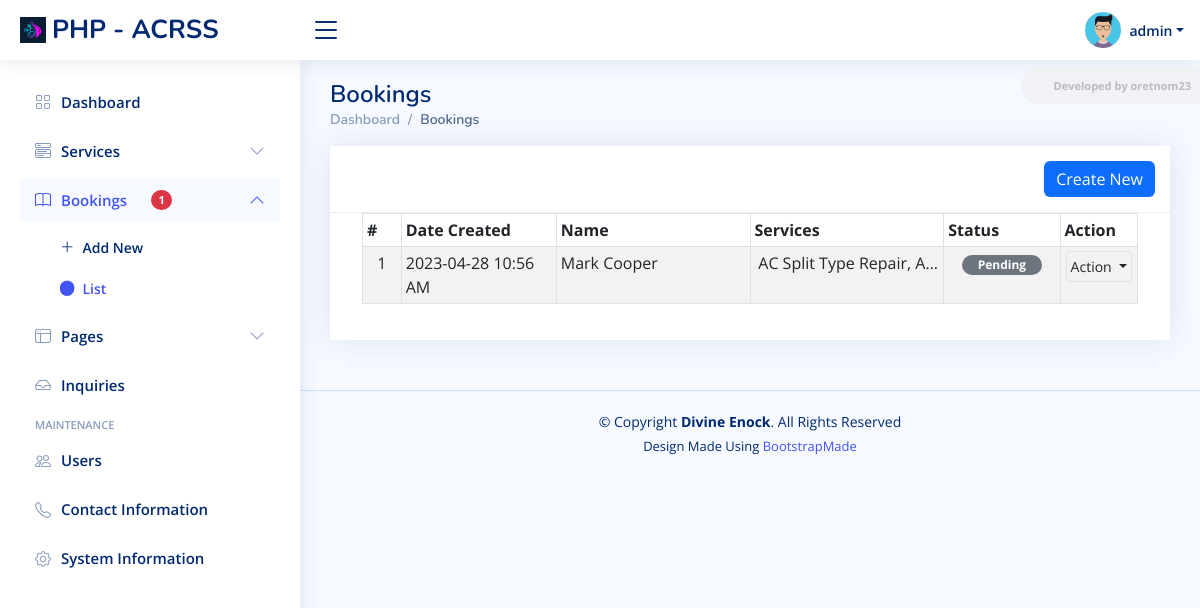
The app's page /admin/?page=bookings (signed in) with its own data.
### tables this page shows
CREATE TABLE `book_list` (
  `id` bigint(30) NOT NULL,
  `code` varchar(50) NOT NULL,
  `fullname` text NOT NULL,
  `contact` text NOT NULL,
  `email` text DEFAULT NULL,
  `address` text DEFAULT NULL,
  `status` tinyint(1) NOT NULL DEFAULT 0,
  `created_at` datetime NOT NULL DEFAULT current_timestamp(),
  `updated_at` datetime NOT NULL DEFAULT '0000-00-00 00:00:00' ON UPDATE current_timestamp()
);

### admin/bookings/index.php (the view, shortened to what this page needs)
<div class="card card-outline rounded-0 card-navy">
	<div class="card-header ">
		<div class="card-tools d-flex justify-content-end">
			<a href="<?= base_url ?>admin?page=bookings/manage_booking" id="create_new" class="btn btn-flat btn-primary bg-gradient-teal border-0 rounded00"><span class="fas fa-plus"></span>  Create New</a>
		</div>
	</div>
	<div class="card-body">
        <div class="container-fluid">
			<div class="table-responsive">
				<table class="table table-sm table-hover table-striped table-bordered" id="list">
					<colgroup>
						<col width="5%">
						<col width="20%">
						<col width="25%">
						<col width="25%">
						<col width="15">
						<col width="10%">
					</colgroup>
					<thead>
						<tr>
							<th>#</th>
							<th>Date Created</th>
							<th>Name</th>
							<th>Services</th>
							<th>Status</th>
							<th>Action</th>
						</tr>
					</thead>
					<tbody>
						<?php
						$i = 1;
						$qry = $conn->query("SELECT * from `book_list` order by abs(unix_timestamp(`created_at`)) desc ");
						while($row = $qry->fetch_assoc()):
							$services_qry = $conn->query("SELECT `name` from `service_list` where id in (SELECT `service_id` FROM `book_services` where `book_id` = '{$row['id']}')");
							$services_arr = array_column($services_qry->fetch_all(MYSQLI_ASSOC), 'name');
						?>
							<tr>
								<td class="align-items-center text-center"><?php echo $i++; ?></td>
								<td class="align-items-center"><?php echo date("Y-m-d g:i A",strtotime($row['created_at'])) ?></td>
								<td class="align-items-center"><?= $row['fullname'] ?></td>
								<td class="align-items-center text-end"><p class="text-center truncate-1" style="max-width:250px"><?= implode(", ", $services_arr) ?></p></td>
								<td class="align-items-center justify-content-center text-center">
									<?php if($row['status'] == 1): ?>
										<span class="badge bg-primary px-3 rounded-pill">Confirmed</span>
									<?php elseif($row['status'] == 2): ?>
										<span class="badge bg-danger px-3 rounded-pill">Cancelled</span>
									<?php else: ?>
										<span class="badge bg-secondary px-3 rounded-pill">Pending</span>
									<?php endif; ?>
								</td>
								<td class="align-items-center" align="center">
									<div class="dropdown">
										<button type="button" class="btn btn-flat p-1 btn-default btn-sm border dropdown-toggle dropdown-icon" data-bs-toggle="dropdown">
												Action
										</button>
									</div>
								</td>
							</tr>
						<?php endwhile; ?>
					</tbody>
				</table>
			</div>
		</div>
	</div>
</div>

### assets/css/style.css (style rules this page uses)
:root { scroll-behavior: smooth; }
body { font-family: "Open Sans", sans-serif; background: #f6f9ff; color: #444444; }
a { color: #4154f1; text-decoration: none; }
.card { margin-bottom: 30px; border: none; border-radius: 5px; box-shadow: 0px 0 30px rgba(1, 41, 112, 0.1); }
.card-header, .card-footer { border-color: #ebeef4; background-color: #fff; color: #798eb3; padding: 15px; }
.card-body { padding: 0 20px 20px 20px; }

### assets/css/custom.css (style rules this page uses)
.truncate-1 { overflow: hidden; text-overflow: ellipsis; display: -webkit-box; -webkit-line-clamp: 1; -webkit-box-orient: vertical; }
.table-responsive { overflow-x: unset; }

### admin/bookings/index.php (style rules this page uses)
#list td:nth-child(5), #list td:nth-child(6) { text-align:center !important; }

### records on screen
book_list: created_at "2023-04-28 10:56 AM", fullname "Mark Cooper", services_arr "AC Split Type Repair,…", status "Pending"

### other values on screen
$_settings->info('short_name') "PHP - ACRSS"
$_settings->userdata('username') "admin"
format_num($pbook) "1"
str_replace(['_', '/'], ' ', ($pageSplit[1] ?? $page)) "Bookings"
